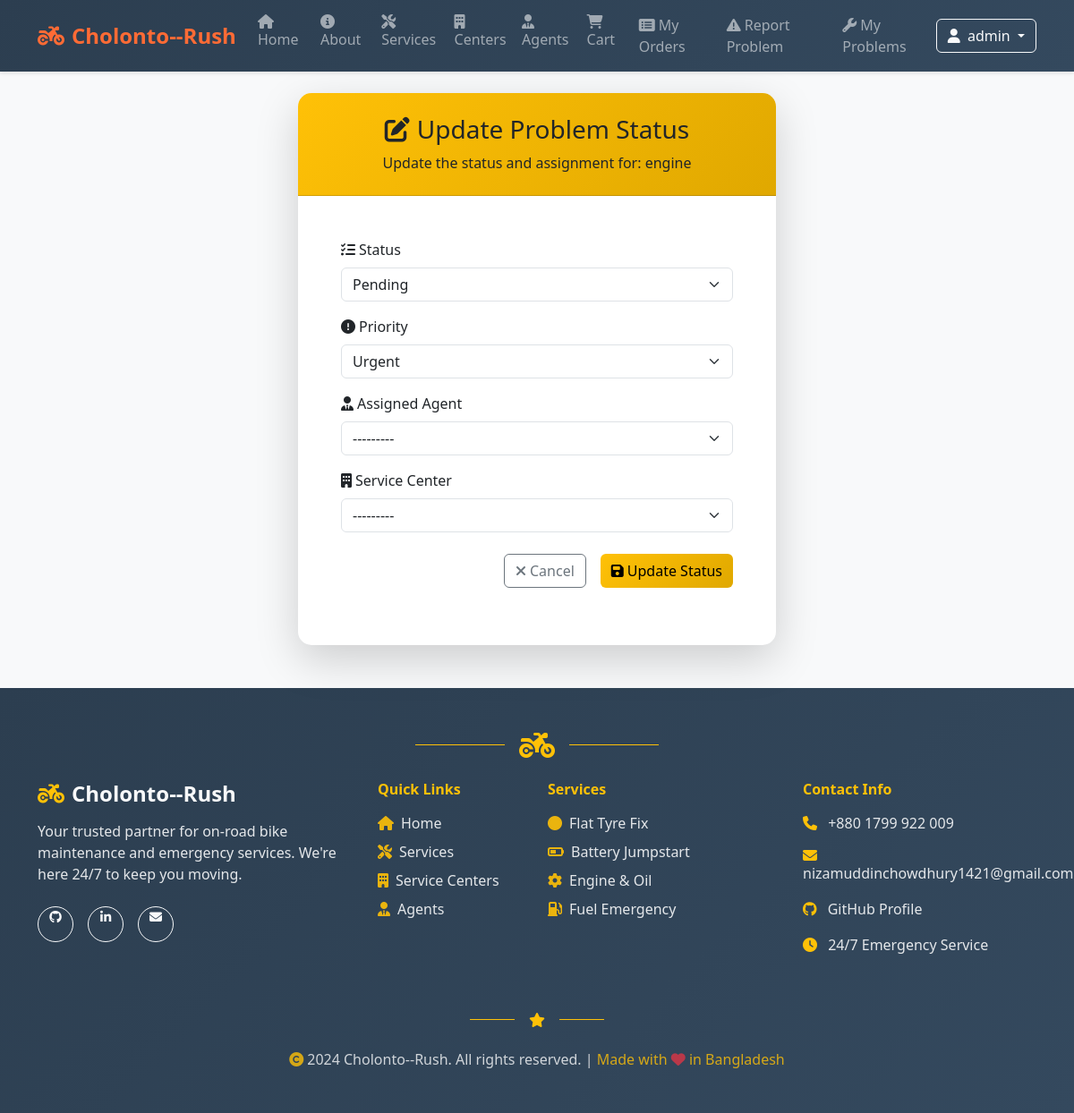
Page /reports/problem/5/update/ (signed in) on the committed database.
### reports/models.py (models this page shows, shortened)
class ProblemReport(models.Model):
    STATUS_CHOICES = [
        ('pending', 'Pending'),
        ('assigned', 'Assigned'),
        ('in_progress', 'In Progress'),
        ('resolved', 'Resolved'),
        ('closed', 'Closed'),
    ]
    PRIORITY_CHOICES = [
        ('low', 'Low'),
        ('medium', 'Medium'),
        ('high', 'High'),
        ('urgent', 'Urgent'),
    ]
    PROBLEM_TYPES = [
        ('engine', 'Engine Problem'),
        ('tire', 'Tire Issue'),
        ('battery', 'Battery Problem'),
        ('brake', 'Brake Issue'),
        ('electrical', 'Electrical Problem'),
        ('fuel', 'Fuel System'),
        ('other', 'Other'),
    ]
    user = models.ForeignKey(User, on_delete=models.CASCADE, related_name='problem_reports')
    title = models.CharField(max_length=200, help_text='Brief description of the problem')
    description = models.TextField(help_text='Detailed description of the problem')
    problem_type = models.CharField(max_length=20, choices=PROBLEM_TYPES, default='other')
    priority = models.CharField(max_length=10, choices=PRIORITY_CHOICES, default='medium')
    status = models.CharField(max_length=20, choices=STATUS_CHOICES, default='pending')
    location = models.CharField(max_length=200, help_text='Current location where the problem occurred')
    latitude = models.FloatField(null=True, blank=True, help_text='GPS latitude')
    longitude = models.FloatField(null=True, blank=True, help_text='GPS longitude')
    phone_number = models.CharField(max_length=15, help_text='Contact number for assistance')
    created_at = models.DateTimeField(auto_now_add=True)
    updated_at = models.DateTimeField(auto_now=True)
    assigned_agent = models.ForeignKey(User, on_delete=models.SET_NULL, null=True, blank=True,
                                     related_name='assigned_reports', limit_choices_to={'groups__name': 'Agents'})
    assigned_center = models.ForeignKey('centers.ServiceCenter', on_delete=models.SET_NULL, null=True, blank=True)
    class Meta:
        ordering = ['-created_at']

### reports/views.py (the view)
# urls.py: path('problem/<int:problem_id>/update/', views.update_problem_status, name='update_problem_status'),
@login_required
@user_passes_test(is_agent_or_admin)
def update_problem_status(request, problem_id):
    problem = get_object_or_404(ProblemReport, id=problem_id)
    if request.method == 'POST':
        form = ProblemReportUpdateForm(request.POST, instance=problem)
        if form.is_valid():
            form.save()
            messages.success(request, 'Problem status updated successfully!')
            return redirect('problem_detail', problem_id=problem.id)
    else:
        form = ProblemReportUpdateForm(instance=problem)
    return render(request, 'reports/update_problem.html', {
        'form': form,
        'problem': problem
    })

### reports/templates/reports/update_problem.html (shortened to what this page needs)
{% extends 'base.html' %}
{% block content %}
<div class="container">
  <div class="row justify-content-center">
    <div class="col-md-8 col-lg-6">
      <div class="card shadow-lg border-0">
        <div class="card-header bg-warning text-dark text-center py-4">
          <h3 class="mb-0">
            <i class="fas fa-edit me-2"></i>Update Problem Status
          </h3>
          <p class="mb-0 mt-2">Update the status and assignment for: {{ problem.title }}</p>
        </div>
        <div class="card-body p-5">
          <form method="post">
            <div class="mb-3">
              <label for="{{ form.status.id_for_label }}" class="form-label">
                <i class="fas fa-tasks me-1"></i>Status
              </label>
              {{ form.status }}
            </div>
            <div class="mb-3">
              <label for="{{ form.priority.id_for_label }}" class="form-label">
                <i class="fas fa-exclamation-circle me-1"></i>Priority
              </label>
              {{ form.priority }}
            </div>
            <div class="mb-3">
              <label for="{{ form.assigned_agent.id_for_label }}" class="form-label">
                <i class="fas fa-user-tie me-1"></i>Assigned Agent
              </label>
              {{ form.assigned_agent }}
            </div>
            <div class="mb-4">
              <label for="{{ form.assigned_center.id_for_label }}" class="form-label">
                <i class="fas fa-building me-1"></i>Service Center
              </label>
              {{ form.assigned_center }}
            </div>
            <div class="d-grid gap-2 d-md-flex justify-content-md-end">
              <a href="{% url 'problem_detail' problem.id %}" class="btn btn-outline-secondary me-md-2">
                <i class="fas fa-times me-1"></i>Cancel
              </a>
              <button type="submit" class="btn btn-warning">
                <i class="fas fa-save me-1"></i>Update Status
              </button>
            </div>
          </form>
        </div>
      </div>
    </div>
  </div>
</div>
{% endblock %}

### templates/base.html (shortened to what this page needs)
{% load static %}
<html lang="en">
  <head>
    <link href="https://cdn.jsdelivr.net/npm/bootstrap@5.3.3/dist/css/bootstrap.min.css" rel="stylesheet">
    <link href="https://cdnjs.cloudflare.com/ajax/libs/font-awesome/6.4.0/css/all.min.css" rel="stylesheet">
  </head>
  <body>
    <nav class="navbar navbar-expand-lg navbar-dark sticky-top">
      <div class="container">
        <a class="navbar-brand" href="/">
          <i class="fas fa-motorcycle me-2"></i>Cholonto--Rush
        </a>
        <div class="collapse navbar-collapse" id="navbars">
          <ul class="navbar-nav me-auto mb-2 mb-lg-0">
            <li class="nav-item">
              <a class="nav-link" href="/">
                <i class="fas fa-home me-1"></i>Home
              </a>
            </li>
            <li class="nav-item">
              <a class="nav-link" href="/about/">
                <i class="fas fa-info-circle me-1"></i>About
              </a>
            </li>
            <li class="nav-item">
              <a class="nav-link" href="/services/">
                <i class="fas fa-tools me-1"></i>Services
              </a>
            </li>
            <li class="nav-item">
              <a class="nav-link" href="/centers/">
                <i class="fas fa-building me-1"></i>Centers
              </a>
            </li>
            <li class="nav-item">
              <a class="nav-link" href="/agents/">
                <i class="fas fa-user-tie me-1"></i>Agents
              </a>
            </li>
            <li class="nav-item">
              <a class="nav-link" href="/cart/">
                <i class="fas fa-shopping-cart me-1"></i>Cart
              </a>
            </li>
            {% if user.is_authenticated %}
            <li class="nav-item">
              <a class="nav-link" href="/orders/my/">
                <i class="fas fa-list-alt me-1"></i>My Orders
              </a>
            </li>
            <li class="nav-item">
              <a class="nav-link" href="/reports/">
                <i class="fas fa-exclamation-triangle me-1"></i>Report Problem
              </a>
            </li>
            <li class="nav-item">
              <a class="nav-link" href="/reports/my-problems/">
                <i class="fas fa-wrench me-1"></i>My Problems
              </a>
            </li>
            {% endif %}
          </ul>
          <div class="d-flex">
            {% if user.is_authenticated %}
              <div class="dropdown">
                <button class="btn btn-outline-light dropdown-toggle" type="button" data-bs-toggle="dropdown">
                  {% if user.profile and user.profile.photo and user.profile.photo.url %}
                    <img src="{{ user.profile.photo.url }}" alt="Profile" class="rounded-circle me-2" style="width: 25px; height: 25px; object-fit: cover;">
                  {% else %}
                    <i class="fas fa-user me-1"></i>
                  {% endif %}
                  {% if user.first_name and user.last_name %}
                    {{ user.first_name }} {{ user.last_name }}
                  {% else %}
                    {{ user.get_username }}
                  {% endif %}
                </button>
              </div>
            {% endif %}
          </div>
        </div>
      </div>
    </nav>
    <main class="container my-4 main-content">
      {% block content %}{% endblock %}
    </main>
    <footer class="bg-dark text-light py-5 mt-5" style="background: linear-gradient(135deg, #2c3e50 0%, #34495e 100%) !important;">
      <div class="container">
        <div class="text-center mb-4">
          <div class="d-flex justify-content-center align-items-center">
            <div class="border-top border-warning" style="width: 100px; height: 2px;"></div>
            <i class="fas fa-motorcycle fa-2x text-warning mx-3"></i>
            <div class="border-top border-warning" style="width: 100px; height: 2px;"></div>
          </div>
        </div>
        <div class="row">
          <div class="col-lg-4 col-md-6 mb-4">
            <div class="text-center text-lg-start">
              <h4 class="fw-bold mb-3">
                <i class="fas fa-motorcycle me-2 text-warning"></i>Cholonto--Rush
              </h4>
              <p class="text-light mb-4" style="opacity: 0.9;">Your trusted partner for on-road bike maintenance and emergency services. We're here 24/7 to keep you moving.</p>
              <div class="d-flex justify-content-center justify-content-lg-start gap-3">
                <a href="https://github.com/nizamuddinchowdhury-1421" target="_blank" class="btn btn-outline-light btn-sm rounded-circle" style="width: 40px; height: 40px;">
                  <i class="fab fa-github"></i>
                </a>
                <a href="#" target="_blank" class="btn btn-outline-light btn-sm rounded-circle" style="width: 40px; height: 40px;">
                  <i class="fab fa-linkedin-in"></i>
                </a>
                <a href="mailto:nizamuddinchowdhury1421@gmail.com" class="btn btn-outline-light btn-sm rounded-circle" style="width: 40px; height: 40px;">
                  <i class="fas fa-envelope"></i>
                </a>
              </div>
            </div>
          </div>
          <div class="col-lg-2 col-md-6 mb-4">
            <h6 class="fw-bold mb-3 text-warning">Quick Links</h6>
            <ul class="list-unstyled">
              <li class="mb-2"><a href="/" class="text-light text-decoration-none" style="opacity: 0.9; transition: all 0.3s ease;" onmouseover="this.style.opacity='1'; this.style.color='#ff6b35';" onmouseout="this.style.opacity='0.9'; this.style.color='white';">
                <i class="fas fa-home me-2 text-warning"></i>Home
              </a></li>
              <li class="mb-2"><a href="/services/" class="text-light text-decoration-none" style="opacity: 0.9; transition: all 0.3s ease;" onmouseover="this.style.opacity='1'; this.style.color='#ff6b35';" onmouseout="this.style.opacity='0.9'; this.style.color='white';">
                <i class="fas fa-tools me-2 text-warning"></i>Services
              </a></li>
              <li class="mb-2"><a href="/centers/" class="text-light text-decoration-none" style="opacity: 0.9; transition: all 0.3s ease;" onmouseover="this.style.opacity='1'; this.style.color='#ff6b35';" onmouseout="this.style.opacity='0.9'; this.style.color='white';">
                <i class="fas fa-building me-2 text-warning"></i>Service Centers
              </a></li>
              <li class="mb-2"><a href="/agents/" class="text-light text-decoration-none" style="opacity: 0.9; transition: all 0.3s ease;" onmouseover="this.style.opacity='1'; this.style.color='#ff6b35';" onmouseout="this.style.opacity='0.9'; this.style.color='white';">
                <i class="fas fa-user-tie me-2 text-warning"></i>Agents
              </a></li>
            </ul>
          </div>
          <div class="col-lg-3 col-md-6 mb-4">
            <h6 class="fw-bold mb-3 text-warning">Services</h6>
            <ul class="list-unstyled">
              <li class="mb-2 text-light" style="opacity: 0.9;"><i class="fas fa-circle me-2 text-warning"></i>Flat Tyre Fix</li>
              <li class="mb-2 text-light" style="opacity: 0.9;"><i class="fas fa-battery-half me-2 text-warning"></i>Battery Jumpstart</li>
              <li class="mb-2 text-light" style="opacity: 0.9;"><i class="fas fa-cog me-2 text-warning"></i>Engine & Oil</li>
              <li class="mb-2 text-light" style="opacity: 0.9;"><i class="fas fa-gas-pump me-2 text-warning"></i>Fuel Emergency</li>
            </ul>
          </div>
          <div class="col-lg-3 col-md-6 mb-4">
            <h6 class="fw-bold mb-3 text-warning">Contact Info</h6>
            <div class="contact-info">
              <div class="mb-3">
                <i class="fas fa-phone me-2 text-warning"></i>
                <a href="tel:+8801799922009" class="text-light text-decoration-none" style="opacity: 0.9; transition: all 0.3s ease;" onmouseover="this.style.opacity='1'; this.style.color='#ff6b35';" onmouseout="this.style.opacity='0.9'; this.style.color='white';">+880 1799 922 009</a>
              </div>
              <div class="mb-3">
                <i class="fas fa-envelope me-2 text-warning"></i>
                <a href="mailto:nizamuddinchowdhury1421@gmail.com" class="text-light text-decoration-none" style="opacity: 0.9; transition: all 0.3s ease;" onmouseover="this.style.opacity='1'; this.style.color='#ff6b35';" onmouseout="this.style.opacity='0.9'; this.style.color='white';">nizamuddinchowdhury1421@gmail.com</a>
              </div>
              <div class="mb-3">
                <i class="fab fa-github me-2 text-warning"></i>
                <a href="https://github.com/nizamuddinchowdhury-1421" target="_blank" class="text-light text-decoration-none" style="opacity: 0.9; transition: all 0.3s ease;" onmouseover="this.style.opacity='1'; this.style.color='#ff6b35';" onmouseout="this.style.opacity='0.9'; this.style.color='white';">GitHub Profile</a>
              </div>
              <div class="mb-3">
                <i class="fas fa-clock me-2 text-warning"></i>
                <span class="text-light" style="opacity: 0.9;">24/7 Emergency Service</span>
              </div>
            </div>
          </div>
        </div>
        <div class="text-center my-4">
          <div class="d-flex justify-content-center align-items-center">
            <div class="border-top border-warning" style="width: 50px; height: 1px;"></div>
            <i class="fas fa-star text-warning mx-3"></i>
            <div class="border-top border-warning" style="width: 50px; height: 1px;"></div>
          </div>
        </div>
        <div class="text-center">
          <p class="text-light mb-0" style="opacity: 0.8;">
            <i class="fas fa-copyright me-1 text-warning"></i>2024 Cholonto--Rush. All rights reserved. |
            <span class="text-warning">Made with <i class="fas fa-heart text-danger"></i> in Bangladesh</span>
          </p>
        </div>
      </div>
    </footer>
  </body>
  </html>

### rows in the picture
ProblemReport: title "engine", status "Pending", priority "Urgent", assigned_agent "---------", assigned_center "---------"

### other values in the picture
{{ user.get_username }} "admin"
